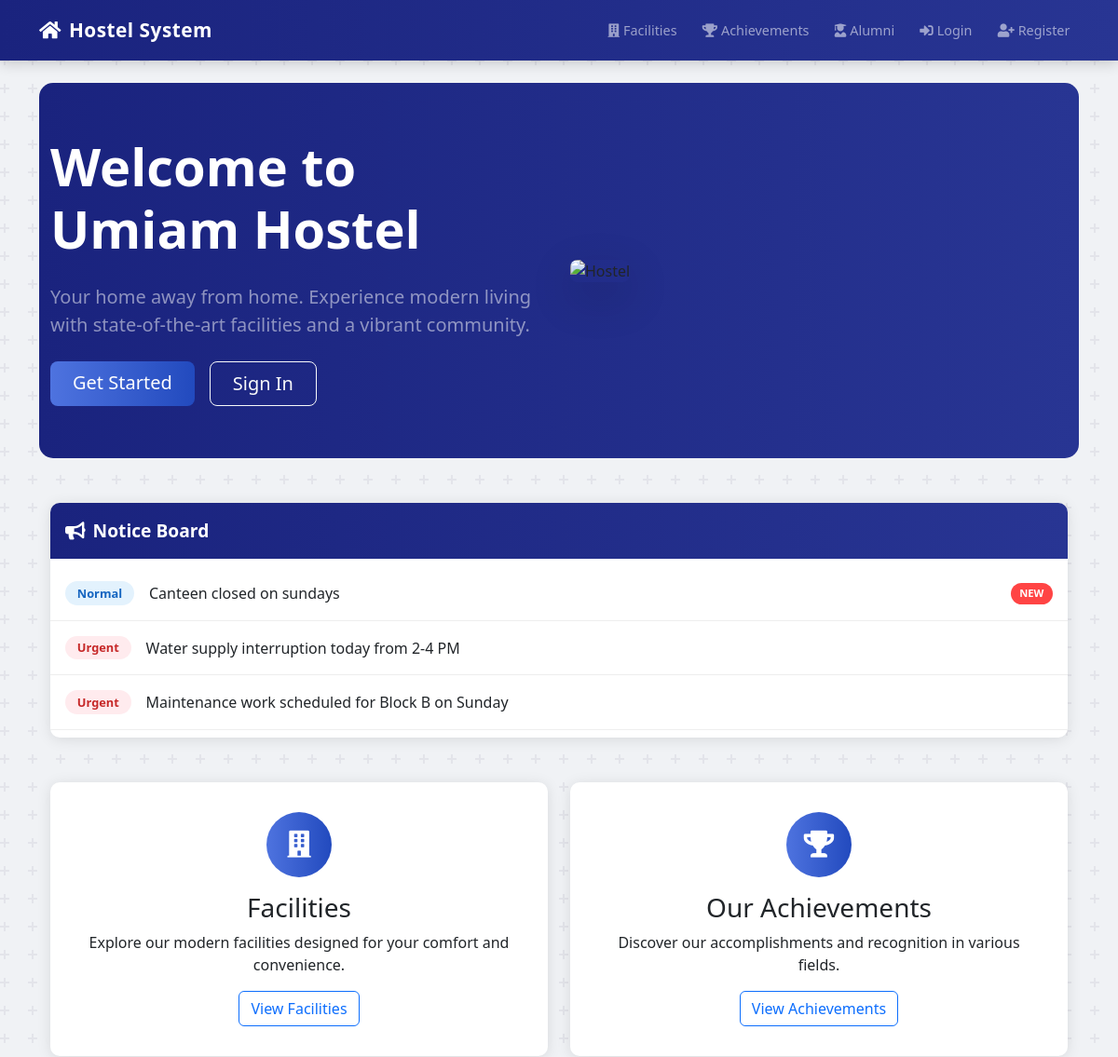
Page /home (upper part) on the earlier database version.
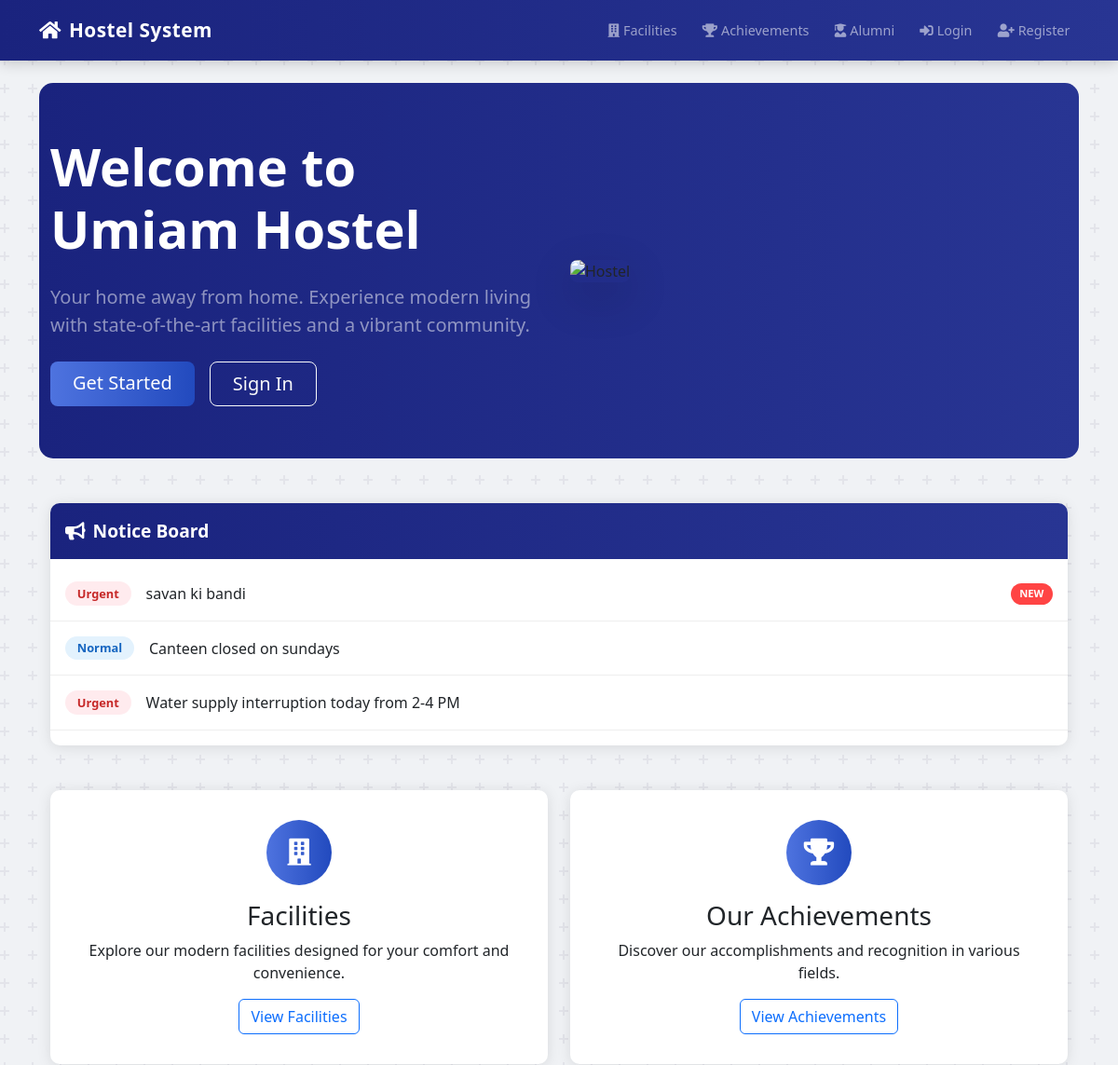
Same page on the later database version.
### app.py (models this page shows)
class Notice(db.Model):
    id = db.Column(db.Integer, primary_key=True)
    message = db.Column(db.String(200), nullable=False)
    priority = db.Column(db.String(20), default='Normal')  # Normal, Important, Urgent
    created_at = db.Column(db.DateTime, nullable=False, default=datetime.utcnow)

### app.py (the view)
@app.route('/')
@app.route('/home')
def home():
    notices = Notice.query.order_by(Notice.created_at.desc()).limit(5).all()
    return render_template('home.html', title='Home', notices=notices)

### templates/home.html (shortened to what this page needs)
{% extends "base.html" %}
{% block content %}
<div class="hero-section mt-4">
    <div class="container">
        <div class="row align-items-center py-4">
            <div class="col-lg-6">
                <h1 class="display-4 fw-bold text-white mb-4">Welcome to Umiam Hostel</h1>
                <p class="lead text-white-50 mb-4">Your home away from home. Experience modern living with state-of-the-art facilities and a vibrant community.</p>
                {% if not current_user.is_authenticated %}
                    <div class="d-grid gap-2 d-md-flex">
                        <a href="{{ url_for('register') }}" class="btn btn-primary btn-lg px-4 me-md-2">Get Started</a>
                        <a href="{{ url_for('login') }}" class="btn btn-outline-light btn-lg px-4">Sign In</a>
                    </div>
                {% endif %}
            </div>
            <div class="col-lg-6">
                <img src="https://scontent.fdel29-1.fna.fbcdn.net/v/t39.30808-6/480502544_1003686198463626_4513807228637764589_n.jpg?_nc_cat=110&ccb=1-7&_nc_sid=cc71e4&_nc_ohc=oT41ACXq-hcQ7kNvwGgNBM5&_nc_oc=AdnhoQXPpy-AJBHooQF5bym8K1QGqMLfyXfslODlwjVlKrCpTo6SW6uY7XQy_e3rkKo&_nc_zt=23&_nc_ht=scontent.fdel29-1.fna&_nc_gid=BHxcT-gCjgvgC-64a8kZfg&oh=00_Aff489u12JIsZTjJOVyy-Vk_ddb9ux4eZLgbHR-61pUJHA&oe=68E599CA" class="img-fluid rounded-3 shadow-lg" alt="Hostel">
            </div>
        </div>
    </div>
</div>
<div class="container my-5">
    <div class="notice-board">
        <div class="notice-header">
            <i class="fas fa-bullhorn me-2"></i>Notice Board
        </div>
        <div class="notice-wrapper">
            <div class="notice-content" id="noticeContent">
                {% if notices %}
                    {% for notice in notices %}
                        <div class="notice-item priority-{{ notice.priority.lower() }}">
                            <span class="notice-badge">{{ notice.priority }}</span>
                            {{ notice.message }}
                            {% if loop.first %}
                                <span class="new-tag">NEW</span>
                            {% endif %}
                        </div>
                    {% endfor %}
                {% else %}
                    <div class="notice-item">No current notices</div>
                {% endif %}
            </div>
        </div>
    </div>
</div>
<div class="container my-5">
    <div class="row g-4">
        <div class="col-md-{{ '4' if current_user.is_authenticated else '6' }}">
            <div class="feature-card">
                <div class="icon-wrapper mb-3">
                    <i class="fas fa-building"></i>
                </div>
                <h3>Facilities</h3>
                <p>Explore our modern facilities designed for your comfort and convenience.</p>
                <a href="{{ url_for('facilities') }}" class="btn btn-outline-primary">View Facilities</a>
            </div>
        </div>
        <div class="col-md-{{ '4' if current_user.is_authenticated else '6' }}">
            <div class="feature-card">
                <div class="icon-wrapper mb-3">
                    <i class="fas fa-trophy"></i>
                </div>
                <h3>Our Achievements</h3>
                <p>Discover our accomplishments and recognition in various fields.</p>
                <a href="{{ url_for('achievements') }}" class="btn btn-outline-primary">View Achievements</a>
            </div>
        </div>
    </div>
</div>
{% endblock %}

Differences in the rows shown:
no longer on this page (row unchanged): Notice: priority "Urgent", message "Maintenance work scheduled for Block B on Sunday"
added Notice: priority "Urgent", message "savan ki bandi", shows "NEW"
shown differently, row unchanged: Notice "Canteen closed on sundays": no longer shows "NEW"
